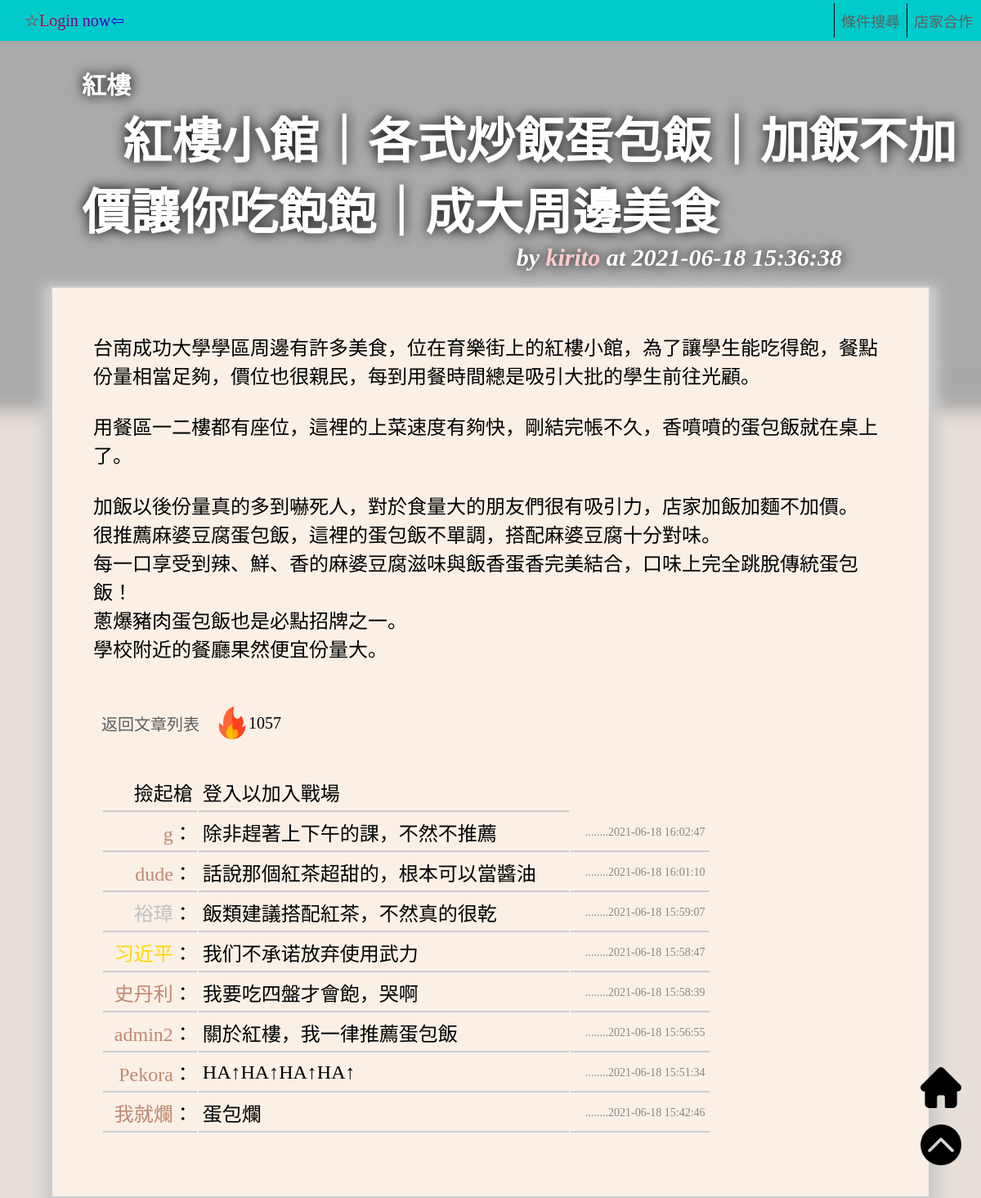
Page /project/article.php?Aid=111 on the committed database.
### tables this page shows
CREATE TABLE `article` (
  `Aid` int(11) NOT NULL,
  `Mid` varchar(20) NOT NULL,
  `time` datetime NOT NULL DEFAULT current_timestamp(),
  `Sid` int(11) NOT NULL,
  `title` varchar(100) NOT NULL,
  `context` text NOT NULL,
  `hot` int(10) NOT NULL
);

CREATE TABLE `shop` (
  `Sid` int(11) NOT NULL,
  `rating` float NOT NULL,
  `menu` varchar(30) NOT NULL,
  `address` varchar(25) NOT NULL,
  `tel` varchar(11) NOT NULL,
  `photo` text DEFAULT NULL,
  `minCost` int(11) NOT NULL,
  `openHours` time NOT NULL,
  `closeHours` time NOT NULL,
  `hot` int(11) NOT NULL,
  `name` varchar(20) NOT NULL,
  `shopkeeper` varchar(20) DEFAULT NULL,
  `posX` text DEFAULT NULL,
  `posY` text DEFAULT NULL
);

CREATE TABLE `member` (
  `id` varchar(20) NOT NULL,
  `password` varchar(20) NOT NULL,
  `nickname` varchar(50) NOT NULL,
  `email` varchar(50) NOT NULL,
  `tel` char(13) NOT NULL,
  `birth` date NOT NULL,
  `identity` varchar(10) NOT NULL,
  `bucket` tinyint(4) NOT NULL,
  `image` text NOT NULL,
  `intro` varchar(50) NOT NULL,
  `level` int(5) NOT NULL
);

CREATE TABLE `reply` (
  `Rid` int(11) NOT NULL,
  `time` datetime NOT NULL DEFAULT current_timestamp(),
  `messege` varchar(200) NOT NULL,
  `Mid` varchar(20) NOT NULL,
  `Aid` int(11) NOT NULL
);

### project/connect.php (called while the page is built, shortened)
<?php
	$db_host = "localhost";
	$url = "http://".$db_host."/project";
?>

### project/article.php (the view, shortened to what this page needs)
<?php
	include 'connect.php';
	include 'identity.php';
	$Aid = $_GET["Aid"];
	$Aresult = mysqli_query($db_link, "SELECT article.*, name FROM article, shop WHERE article.Sid = shop.Sid AND Aid = $Aid");
	$article = mysqli_fetch_array($Aresult, MYSQLI_ASSOC);
	$Mresult = mysqli_query($db_link, "SELECT nickname FROM member WHERE id = '$article[Mid]'");
	$nickname = mysqli_fetch_array($Mresult, MYSQLI_ASSOC);
	$Rresult = mysqli_query($db_link, "SELECT reply.*, member.* FROM `reply`, member WHERE reply.Mid = member.id AND reply.Aid= $Aid ORDER BY `time` DESC");
	$count = mysqli_num_rows($Rresult);
	$article["hot"]++;
?>
<!DOCTYPE html>
<html>
<head>
</head>
<body>
<header>
	<?php echo "$article[name]<br>
		<span id='title'>$article[title]</span>"; ?><br>
	<span id="author">by <a href=<?php echo "othermember.php?id=$article[Mid]"; ?>><?php echo "$nickname[nickname]"?></a> at <?php echo "$article[time]"; ?></span>
</header>
<div id="containter">
	<div id="context"><p><?php echo "$article[context]"; ?></p></div>
	<div id="function">
		<?php
			echo "<a href='$url/reqArticleList.php?Sid=$article[Sid]'>返回文章列表</a>";
			?>
		<img src=<?php echo "$url\icons\hot.png"; ?> style='height: 40px; width: 40px;'><?php echo "$article[hot]"; ?>
	</div>
	<table>
		<tr>
			<?php echo "<form action='newreply.php?Aid=$Aid' method='POST'>"; ?>
				<td class="nickname">撿起槍</td>
				<?php
					if ($authority != 0) {
						echo "<td><input type='text' required='required' name='newreply' style='width: 100%;' maxlength='120' onkeyup=\"this.value=this.value.replace(/^\s+/g,'')\"></td>
						<td><input type='image' img src='$url\icons\submachine-gun.png' onClick='document.formname.submit()'></td>";
					}
					else{
						echo "<td>登入以加入戰場</td>";
					}
				?>
			</form>
		</tr>
		<?php
		for ($i=0; $i < $count; $i++) {
			$reply = mysqli_fetch_array($Rresult, MYSQLI_ASSOC);
			if ($reply["level"]==3) {
				$color="gold";
			}
			elseif ($reply["level"]==2) {
				$color="silver";
			}
			else{
				$color="#BF8970";
			}
			echo "<tr>
				<td class='nickname'><a href='$url/othermember.php?id=$reply[Mid]' style='color:$color;'>$reply[nickname]</a>： </td>
				<td class='messege'>$reply[messege]</td>
				<td class='time'>........$reply[time]</td>";
			echo "</tr>";
		}
		; ?>
	</table></p>
	</div>
</body>
</html>

### project/identity.php (shortened to what this page needs)
<?php
include 'connect.php';
$islogin = $_SESSION["login_session"];
$authority = 0;
echo "<div style='top: 0px;
    		margin: 0 auto;
    		margin-left: -50px;
    		padding: 5px;
    		padding-left: 70px;
    		width: 10000px;
    		display: flex;
    		align-items: center;
    		height: 40px;
    		position: fixed;
    		background: #00CACA;
    		z-index: 200;'>";
	if (!$islogin){
		echo "<a href='$url/login.php' target='_self' class='login'
			style = '
            z-index: 200;
            animation: outer-right 1s 1s cubic-bezier(0.5, 0, 0.1, 1) both;
            background: linear-gradient(to right, red, blue);
            -webkit-background-clip: text;
            color: transparent;
            padding:10px;
			font-size:20px;
            text-decoration: none;'
			> ☆Login now⇦ </a>";
	}
echo "
 	<ul class='menu' style='
 			overflow: hidden;
            display: inline-block;
            position:fixed;
            right: 0;
            font-size: 18px;
 			z-index: 200;
            list-style: none;
            display: block;
            list-style-type: disc;
            margin: 0;
            padding: 2px;
 			'>
        <li style='
        	margin: 0;
            padding: 8px;
        	list-style: none;
            float: left;
            vertical-align: top;
            border-left: 1px solid black;
            display: list-item;'>
            <a href='search1.php#shop' style='color: #5e5e5e; text-decoration:none;'>
                條件搜尋
            </a>
        </li>";
echo "
        <li style='
        	margin: 0;
            padding: 8px;
        	list-style: none;
            float: left;
            vertical-align: top;
            border-left: 1px solid black;
            display: list-item;'>
            <a href='cooperation.html' style='color: #5e5e5e; text-decoration:none;'>
                店家合作
            </a>
        </li>
    </ul>
";
echo "</div>";
echo "<a id='totop' href='' style='position: fixed;
 			bottom: 40px;
 			right: 2vw; z-index: 200;'><img src='$url\icons\gotop.png' style='width: 50px;
 			height: 50px;'></a>";
echo "<a id='home' href='$url/homepage.php' style='position: fixed;
 			bottom: 110px;
 			right: 2vw; z-index: 200;'><img src='$url\icons\home.png' style='width: 50px;
 			height: 50px;'></a>";
?>

### project/article.php (style rules this page uses)
body { margin: 0 auto; background: #e6ded7; }
div { display: block; margin: 10px; padding: 20px; }
td { padding: 5px; }
#containter { margin: 0 auto; width: 86%; display: block; padding-top: 0px; margin-top: 350px; border-width: 2px; border-style: solid; border-color: #CCCCCC; background: #FAF0E6; box-shadow: 0px 8px 15px 10px #cccccc; align-items: center; }
header { margin: 0 auto; width: 90%; position: fixed; top: 30px; z-index: -1; background-color: #AAAAAA; color: #fff; text-align: left; padding: 0px; padding-left: 100px; padding-bottom: 150px; padding-right: 100px; padding-top: 50px; font-weight: bold; font-size: 30px; text-shadow: 0px 0px 15px #000000; box-shadow: 0px 0px 20px 20px #AAAAAA ,0px 0px 33px 30px #AAAAAA inset; background-repeat: no-repeat; background-position: 80% center; }
#title { padding-left: 50px; font-size: 60px; }
#author { float: right; padding-right: 150px; font-style: italic; }
#author a { color: #FFCCCC; }
#function { padding: 0px; padding-left: 40px; margin: 0px; display: flex; align-items: center; font-size: 20px; }
#function a { padding-right: 20px; }
#function img { float: left; }
#context { display: padding: 40px; font-size: 24px; white-space: pre-wrap; }
table { padding: 40px; font-size: 24px; margin-right: 0px; width: 80%; }
td { border-bottom: 2px solid #CCCCCC; }
.nickname { text-align: right; }
.nickname a { color: #0000CC; }
.time { text-align: right; font-size: 14px; color: #888888; }
a { color: #5e5e5e; text-decoration: none; }

### rows in the picture
article: Sid.name "紅樓", title "紅樓小館｜各式炒飯蛋包飯｜加飯不加價讓你吃飽飽｜成大周邊美食", time "2021-06-18 15:36:38", context "台南成功大學學區周邊有許多美食，位在育樂街上的紅樓小館，為了讓學生能吃得飽，餐點份量相當足夠，價位也很親民，每到用餐時間總是吸引大批的學生前往光顧。 用餐區一二樓都有座位，這裡的上菜速度有夠快，剛結完帳不久，香噴噴的蛋包飯就在桌上了。 加飯以後份量真的多到嚇死人，對於食量大的朋友們很有吸引力，店家加飯加麵不加價。 很推薦麻婆豆腐蛋包飯，這裡的蛋包飯不單調，搭配麻婆豆腐十分對味。 每一口享受到辣、鮮、香的麻婆豆腐滋味與飯香蛋香完美結合，口味上完全跳脫傳統蛋包飯！ 蔥爆豬肉蛋包飯也是必點招牌之一。 學校附近的餐廳果然便宜份量大。"
member: nickname "kirito"
reply: Mid.nickname "g", messege "除非趕著上下午的課，不然不推薦", time "2021-06-18 16:02:47"
reply: Mid.nickname "dude", messege "話說那個紅茶超甜的，根本可以當醬油", time "2021-06-18 16:01:10"
reply: Mid.nickname "裕璋", messege "飯類建議搭配紅茶，不然真的很乾", time "2021-06-18 15:59:07"
reply: Mid.nickname "习近平", messege "我们不承诺放弃使用武力", time "2021-06-18 15:58:47"
reply: Mid.nickname "史丹利", messege "我要吃四盤才會飽，哭啊", time "2021-06-18 15:58:39"
reply: Mid.nickname "admin2", messege "關於紅樓，我一律推薦蛋包飯", time "2021-06-18 15:56:55"
reply: Mid.nickname "Pekora", messege "HA↑HA↑HA↑HA↑", time "2021-06-18 15:51:34"
reply: Mid.nickname "我就爛", messege "蛋包爛", time "2021-06-18 15:42:46"

### other values in the picture
$article[hot] "1057"
